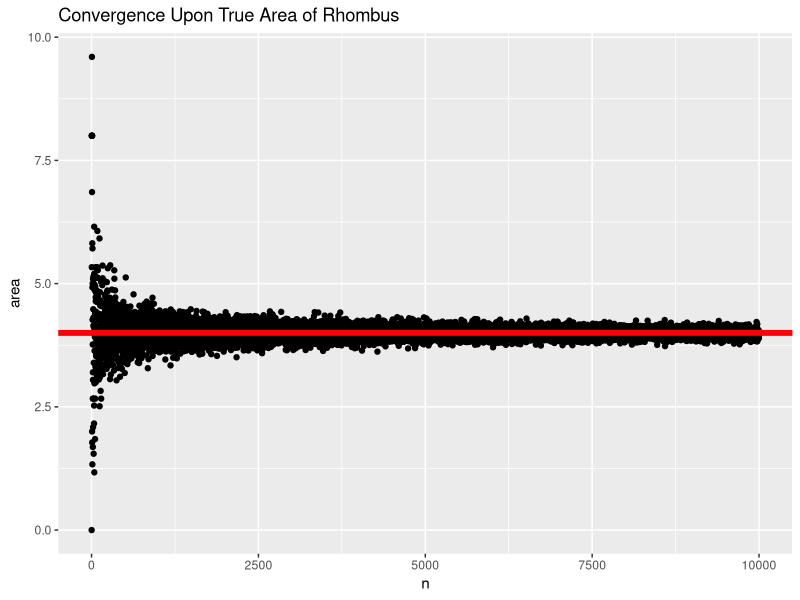
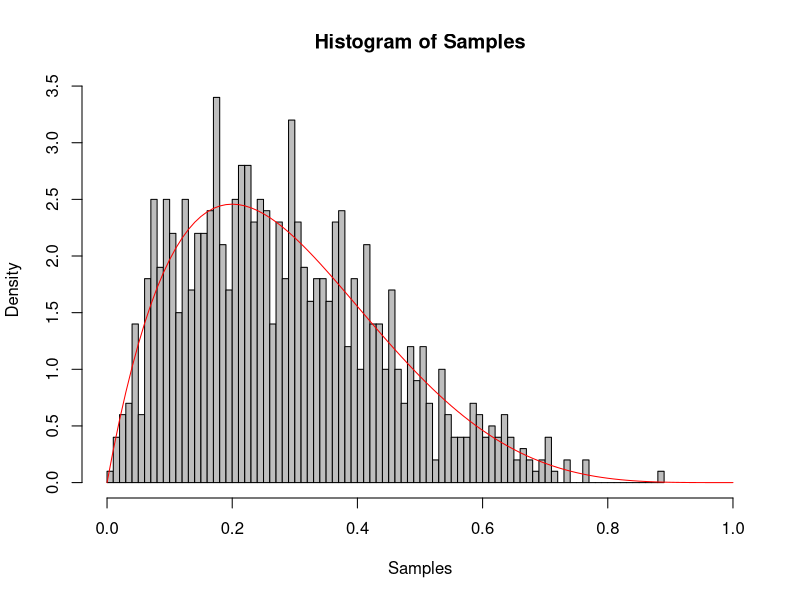

Reproduce these figures in R, in order.
## ---- chunk 1

library(ggplot2)

# Long Diag = 4
# Short Diag = 2
SHORT = 2
LONG = 4

# Define R as long diag / 2
R = 4/2

rhom_area <- function(n)
{
  # Think of rhombus in square
  # Get the area of the square, and multiply by fraction of points that
  # fall within rhombus from all points that fall into square.

    
  # Generate our x,y df between -2 and 2 to cover square surrounding
  # this rhombus.  Generate rows equal to the handed in sample size, n.
  df = data.frame(x = runif(n, -2, 2), y = runif(n, -2, 2))
  
  # Determine if a point falls within rhombus
  # (2 * abs(df$x) + 1 * abs(df$y)) < R
  # 
  # Sum up the number of points in our df that fall within rhombus
  # sum(2*abs(df$x) + 1*abs(df$y) < R))
  #
  # Divide by n to get the ratio of points within rhombus to total points,
  # which is our ratio to transform area of square to area of rhombus.
  thetaHat = ((sum(2*abs(df$x) + 1*abs(df$y) < R)) / n)
  
  # Calculate that area
  areaHat = thetaHat * (2 * SHORT)^2
  
  return(list(areaHat = areaHat, N = n))
}
## ---- chunk 2
# Run 10,000 simulations and plot the calculated area against the value of n
# to show the convergence on a true area of this rhombus.
#
# Comments:
#     When running this simulation 10k time and then plotting these results it
#     does indeed appear to converge upon the true area defined as:
#     (short leg * long leg) / 2
#     in this case:
#     (2 * 4) / 2 = 4
#

out = sapply(1:10000, rhom_area)
trueArea = (LONG * SHORT) / 2

p1 = ggplot(data = data.frame(area = unlist(out[1,]), n = unlist(out[2,])),
            aes(x = n, y = area)) + ggtitle("Convergence Upon True Area of Rhombus") +
            geom_point() + geom_hline(yintercept = trueArea, size=2, color = "red")
p1
## ---- chunk 3
# This function will return a uniform distribution of points that
# fall inside the rhombus as pictured above in problem 1.
# The default n is 1, meaning it will return 1 x,y pair in 
# a dataframe that falls inside the rhombus, but you can
# pass it the number of pairs of x,y values you want and
# it will generate that many value pairs, and hand them back
# in a dataframe.
in_rhom <- function(n = 1)
{
  arr.x = rep(NA, n)
  arr.y = rep(NA, n)
  i = 0
  while(i < n)
  {
    x = runif(1, -2, 2)
    y = runif(1, -2, 2)
    
    if(((2 * abs(x)) + 1 * abs(y)) < R)
    {
      i = i + 1
      arr.x[i] = x
      arr.y[i] = y
    }
  }
  
  return(data.frame(x = arr.x, y = arr.y))
} 
## ---- chunk 4
# Distribution function provided
f <- function(x)
{
  dbeta(x, shape1 = 2, shape2 = 5)
}

# Simple distribution function
g <- function(x)
{
  dunif(x, 0.00, 1.00)
}

ratio.f.g = function(x)
{
  f(x)/g(x)
}

M = optimize(ratio.f.g, c(0,1), maximum = TRUE)
M = M$objective

genSamples <- function(n = 1000)
{
  # Create our sample vector and fill with NAs
  my.sample = rep(NA, n)
  
  i = 0
  j = 0
  while(i < n)
  {
    # Generate 1 value between 0 and 1
    y = runif(1, 0, 1)
    p = f(y) / ( M * g(y))
    accept = sample(c(TRUE,FALSE), 1, prob = c(p, 1-p))
    
    if(accept)
    {
      # Accepted number, add to vector
      my.sample[i+1] = y
      i = i + 1
    }
    else
    {
      j = j +1
    }
    
  }
  
  return(my.sample)
}
genSamples(1000)

## ---- chunk 5
# Generate our samples
tmp = genSamples(1000)
# Create histogram
hist(tmp, freq = F, col = "grey", breaks = 100, xlim = c(0,1), main = "Histogram of Samples",
     ylab = "Density", xlab = "Samples")
curve(f(x),0, 1, add =T, col = "red")



